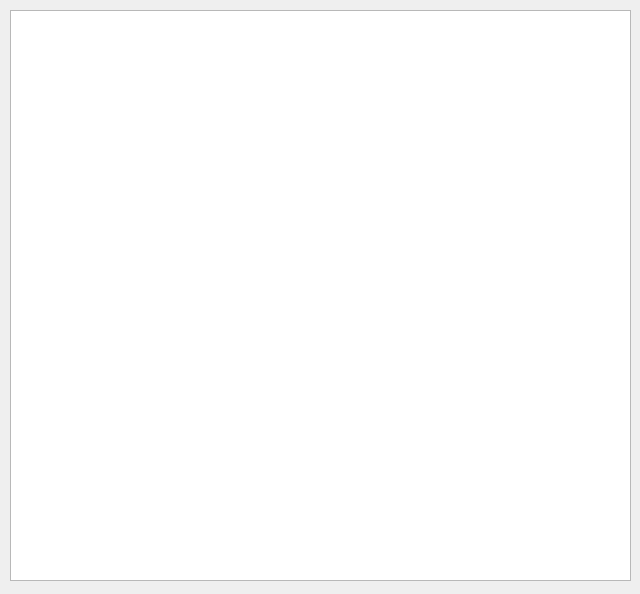
<?xml version="1.0" encoding="UTF-8"?>
<ui version="4.0">
 <class>Horarios_Window</class>
 <widget class="QMainWindow" name="Horarios_Window">
  <property name="geometry">
   <rect>
    <x>0</x>
    <y>0</y>
    <width>640</width>
    <height>594</height>
   </rect>
  </property>
  <property name="sizePolicy">
   <sizepolicy hsizetype="Preferred" vsizetype="Preferred">
    <horstretch>0</horstretch>
    <verstretch>0</verstretch>
   </sizepolicy>
  </property>
  <property name="windowTitle">
   <string>Horarios</string>
  </property>
  <property name="locale">
   <locale language="Portuguese" country="Brazil"/>
  </property>
  <widget class="QWidget" name="centralwidget">
   <widget class="QTableView" name="tableView_horarios">
    <property name="geometry">
     <rect>
      <x>10</x>
      <y>10</y>
      <width>621</width>
      <height>571</height>
     </rect>
    </property>
   </widget>
  </widget>
 </widget>
 <resources/>
 <connections/>
</ui>
